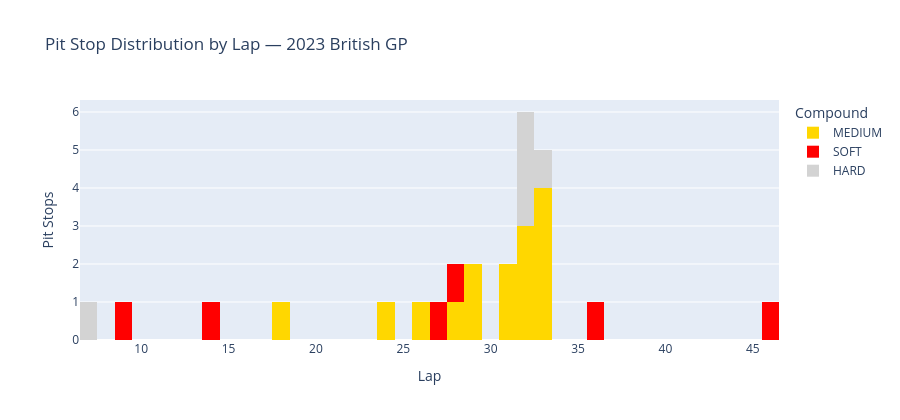

This figure's notebook cell:
### Markdown cell above
## 3 — Pit Stop Distribution: Which Laps Pit Stops Happened On

### Code cell
# A pit stop occurred on laps where PitInTime is not null
pit_laps = df[df["PitInTime"].notna()][["LapNumber", "Driver", "Compound"]].copy()

fig = px.histogram(
    pit_laps,
    x="LapNumber",
    color="Compound",
    color_discrete_map=compound_colors,
    nbins=52,
    title="Pit Stop Distribution by Lap — 2023 British GP",
    labels={"LapNumber": "Lap", "count": "Number of Pit Stops"},
    barmode="stack",
)
fig.update_layout(height=420, yaxis_title="Pit Stops")
fig.show()

print(f"Total pit stops: {len(pit_laps)}")
print(pit_laps.groupby("Compound").size().rename("stops"))

### Figure 1 — Plotly figure (JSON) as saved in the notebook; plotly's stock layout.template omitted (floating-point values rounded to 4 significant figures)
{"data": [{"bingroup": "x", "hovertemplate": "Compound=MEDIUM<br>Lap=%{x}<br>count=%{y}<extra></extra>", "legendgroup": "MEDIUM", "marker": {"color": "gold", "pattern": {"shape": ""}}, "name": "MEDIUM", "nbinsx": 52, "orientation": "v", "showlegend": true, "type": "histogram", "x": [33.0, 31.0, 28.0, 33.0, 18.0, 31.0, 29.0, 32.0, 32.0, 24.0, 32.0, 33.0, 33.0, 26.0, 29.0], "xaxis": "x", "yaxis": "y"}, {"bingroup": "x", "hovertemplate": "Compound=SOFT<br>Lap=%{x}<br>count=%{y}<extra></extra>", "legendgroup": "SOFT", "marker": {"color": "red", "pattern": {"shape": ""}}, "name": "SOFT", "nbinsx": 52, "orientation": "v", "showlegend": true, "type": "histogram", "x": [46.0, 27.0, 14.0, 36.0, 9.0, 28.0], "xaxis": "x", "yaxis": "y"}, {"bingroup": "x", "hovertemplate": "Compound=HARD<br>Lap=%{x}<br>count=%{y}<extra></extra>", "legendgroup": "HARD", "marker": {"color": "lightgrey", "pattern": {"shape": ""}}, "name": "HARD", "nbinsx": 52, "orientation": "v", "showlegend": true, "type": "histogram", "x": [32.0, 32.0, 33.0, 7.0, 32.0], "xaxis": "x", "yaxis": "y"}], "layout": {"barmode": "stack", "height": 420, "legend": {"title": {"text": "Compound"}, "tracegroupgap": 0}, "title": {"text": "Pit Stop Distribution by Lap — 2023 British GP"}, "xaxis": {"anchor": "y", "domain": [0, 1], "title": {"text": "Lap"}}, "yaxis": {"anchor": "x", "domain": [0, 1], "title": {"text": "Pit Stops"}}}}
